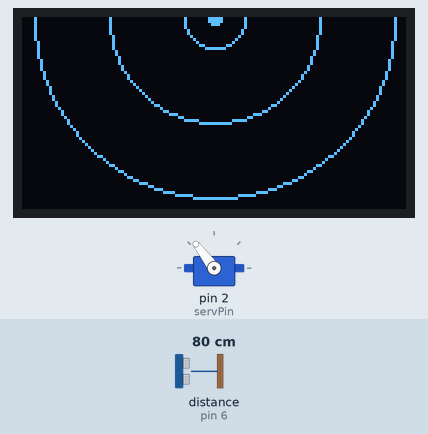
The sketch below on a simulated Arduino Uno, built with avr-gcc and run on an emulated ATmega328P. Parts: servo, 128×64 one-colour display. The inputs (shaded band) are chosen by the test bench; at power-on: distance to the obstacle (sensor on pin 6) 80 cm. The echo pulse lasts 58.3 µs per cm; the display library's start-up logo is not drawn.

Above: at 0.7 s.
1.4 s: distance to the obstacle (sensor on pin 6) set to 4 cm
At 3.8 s:
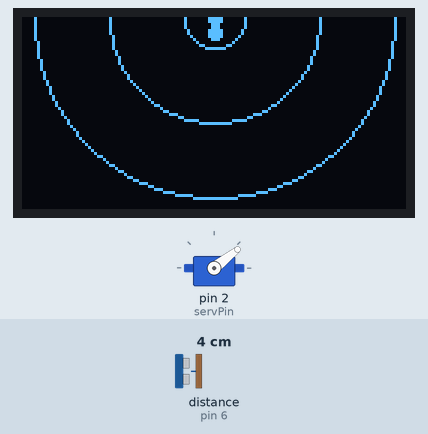
3.9 s: distance to the obstacle (sensor on pin 6) set to 9 cm
At 7.1 s:
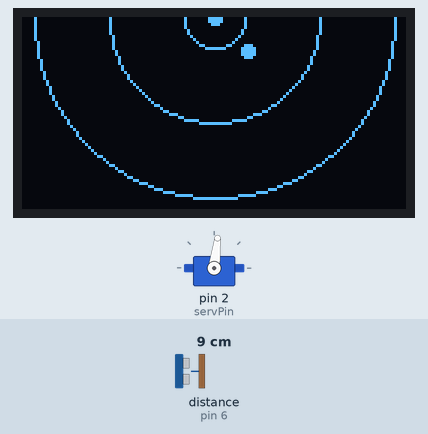
9.2 s: distance to the obstacle (sensor on pin 6) set to 18 cm
At 11.26 s:
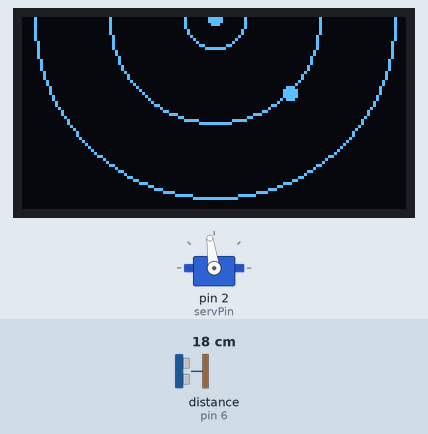
Timing chart, 0 to 17.7 s (numbered marks = the images above; inputs shaded):
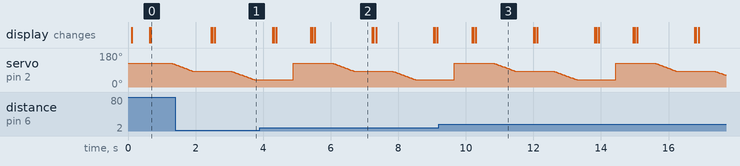

Measured:
- after the input at 1.4 s, the display: first differs from a run without the input after 1.2 s (image 1)
- by itself, servo on pin 2 (servPin): ramps from 127° to 38° and jumps back, once every 4.8 s

The sketch:

sonar.ino
```cpp
#include <math.h>     // include math lib

#include <Servo.h>        // servo control library
Servo myservo;  // create servo object to control a servo
int servPin = 2;        // create var 'servPin' for the servo pin

#include <Wire.h>       // libraries for controlling OLED
#include <SPI.h>
#include <Adafruit_GFX.h>
#include <Adafruit_SSD1306.h>
int screenWidth = 128;        // sets oled width
int screenHight = 64;       // sets oled hight
int oledResetPin = -1;        // sets oled reset pin, shared with arduino reset so -1
Adafruit_SSD1306 display(screenWidth, screenHight, &Wire, oledResetPin);        // creates object to control display

#include <NewPing.h>
#define TRIGGER_PIN  7
#define ECHO_PIN     6
#define MAX_DISTANCE 30.48 // Maximum distance we want to measure (in centimeters). (1 foot)
NewPing sonar(TRIGGER_PIN, ECHO_PIN, MAX_DISTANCE); // NewPing setup of pins and maximum distance.


int pos = 127;    // creates var 'pos' for servo position and write 127 to it

void setup() {
  Serial.begin(115200);       // begin serial int at 115200 baud

  myservo.attach(servPin);      // attatches servo object on pin 2
  myservo.write(pos);      // sets servo position to pos

  if(!display.begin(SSD1306_SWITCHCAPVCC, 0x3C)) {
    Serial.println(F("SSD1306 allocation failed"));
    for(;;); // Don't proceed, loop forever
  }
  display.display();        // init oled
  baseDisplay();
}

void loop() {
  delay(500);
  baseDisplay();        // reset display
  float distanceLeft = calcDistance();    // get distance in inches
  plotPointLeft(distanceLeft);
  delay(500);

  for (pos = 127; pos > 82; pos -= 1) {       // move servo into pos 82 (middle) from pos 127 (left)
    myservo.write(pos);
    delay(15);
  }

  delay(500);
  baseDisplay();        // reset display
  float distanceCenter = calcDistance();    // get distance in inches (0 if more than 2 feet
  plotPointCenter(distanceCenter);
  delay(500);

  for (pos = 82; pos > 37; pos -= 1){       // move servo into pos 37 (right) from pos 82 (middle)
    myservo.write(pos);
    delay(15);
  }

  delay(500);
  baseDisplay();        // reset display
  float distanceRight = calcDistance();    // get distance in inches (0 if more than 2 feet)
  plotPointRight(distanceRight);
  delay(500);

  pos = 127;        // set pos var to 127 (left)
  myservo.write(pos);       // move servo to position 127 (left) from 37 (right)
}

void baseDisplay(void) {
  display.clearDisplay();       // set display blank
  display.display();        // write to display
  display.fillCircle(64, 0, 2, WHITE);        // draw small filled circle in the center with a diameter of 2
  display.drawCircle(64, 0, 10, WHITE);       // draw smallest inside circle with a diameter of 10
  display.drawCircle(64, 0, 35, WHITE);       // draw middle circle with a diameter of 35
  display.drawCircle(64, 0, 60, WHITE);       // draw largest outside circle with diameter of 60
  display.display();
}

int calcDistance() {
  delay(50);
  float distance = sonar.ping_cm();       // get distance in cm
  float distanceIn = distance / 2.54;       // convert distance to in
  return distanceIn;
}

void plotPointRight(float distance) {
  float radius = distance * 5;        //find how far the point is from center based on distance
  float rawX = (radius * (sin(5.49779))) + 64;
  float rawY = radius * (cos(5.49779));
  int x = round(rawX);
  int y = round(rawY);
  display.fillCircle(x, y, 2, WHITE);
  display.display();
}

void plotPointCenter(float distance) {
  int x = 64;        // set x to 64 (center display)
  float rawY = distance * 5;        // convert distance in inches to a pixel on display
  int y = round(rawY);        // round float y to the nearest integer
  display.fillCircle(x, y, 2, WHITE);       // plot point
  display.display();        // write to display
}

void plotPointLeft(float distance) {
  float radius = distance * 5;        //find how far the point is from center based on distance
  float rawX = (radius * (sin(0.785398))) + 64;
  float rawY = radius * (cos(0.785398));
  int x = round(rawX);
  int y = round(rawY);
  display.fillCircle(x, y, 2, WHITE);
  display.display();
}
```
